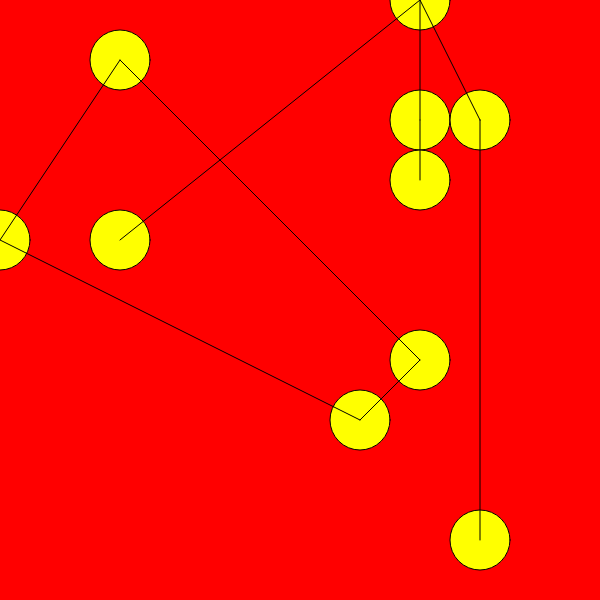
Frame 1 (no input)
Frame 60 (no input): identical to frame 1, image omitted
Frame 120 (the mouse pressed at the canvas centre since frame 60): identical to frame 1, image omitted

The p5.js sketch that drew this single still picture (run headless with seeded random() and noise() and a simulated clock; from frame 60 on, the mouse is pressed at the canvas centre):

// p5.js sketch
// ── sketch.js
class Room{
  constructor(x,y,color,size,active,adjs) {
    this.x=x;
    this.y=y;
    this.color=color;
    this.size=size;
    this.active=active;
    this.adjs=null;
  }
}
 
class Env{
  constructor(dim){
    this.rooms=[];
    if(dim===undefined){
      this.dim=10;
    }
    else{
      this.dim=dim;
    }
  }
  init(){
    let temp=[];
    let xs=[];
    let ys=[];
    for(let i=0;i<this.dim;i++){
      temp[i]=i;
      this.rooms[i]=[];
      for(let j=0;j<this.dim;j++){
        this.rooms[i][j]=new Room(i,j,'yellow',width/this.dim,false,[]);
      }
    }
    for(let i=0;i<this.dim;i++){
      xs[i]=random(temp);
      ys[i]=random(temp);
      this.rooms[xs[i]][ys[i]].active=true;
    }
  }
  adj1(){
    let xs=[];
    let ys=[];
    let count=0;
    for(let i=0;i<this.dim;i++){
      for(let j=0;j<this.dim;j++){
        if(this.rooms[i][j].active){
          xs[count]=this.rooms[i][j].x;
          ys[count]=this.rooms[i][j].y;
          count++;
        }
      }
    }
    for(let i=0;i<this.dim;i++){
      for(let j=0;j<this.dim;j++){
        if(this.rooms[i][j].active){
          let tmp = int(random(0,count));
          this.rooms[i][j].adjs=this.rooms[xs[tmp]][ys[tmp]];
        }
      }
    }
  }
  p(){
    for(let i=0;i<this.dim;i++){
      for(let j=0;j<this.dim;j++){
        console.log(this.rooms[i][j]);
      }
    }
  }
}

let env = new Env(10);

function setup() {
  createCanvas(600, 600);
  env.init();
  env.adj1();
}

function draw() {
  background('red');
  for(let i=0;i<env.dim;i++){
    for(let j=0;j<env.dim;j++){
      if(env.rooms[i][j].active){
        fill('yellow');
        circle(env.rooms[i][j].x*width/env.dim,env.rooms[i][j].y*width/env.dim,env.rooms[i][j].size);
      }
    }
  }
  for(let i=0;i<env.dim;i++){
    for(let j=0;j<env.dim;j++){
      if(env.rooms[i][j].adjs!=null){
         line(env.rooms[i][j].x*width/env.dim,
           env.rooms[i][j].y*width/env.dim,
           env.rooms[i][j].adjs.x*width/env.dim,
           env.rooms[i][j].adjs.y*width/env.dim);
      }
    }
  }
}
